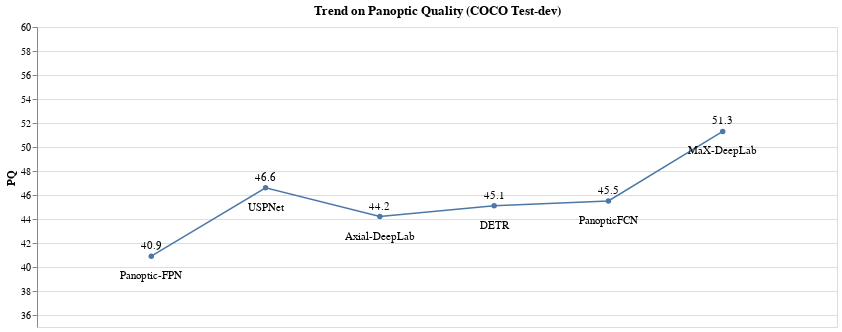

The notebook cell saved with this chart:
### Markdown cell above
## Trend

### Code cell
#@title
# https://medium.com/analytics-vidhya/creating-a-dual-axis-pareto-chart-in-altair-e3673107dd14
# https://altair-viz.github.io/user_guide/interactions.html
# https://www.datacamp.com/tutorial/altair-in-python

import altair as alt
import pandas as pd

y_scale = [35, 60]

data = pd.DataFrame({'idx': [1, 2, 3, 4, 5, 6],
                     'year': ["2019.", "2019", "2020.", "2020", "2021.", "2021"],
                     'nickname': ['Panoptic-FPN', 'USPNet', 'Axial-DeepLab', 'DETR', 'PanopticFCN', 'MaX-DeepLab'],
                     'PQ' :[40.9, 46.6, 44.2, 45.1, 45.5, 51.3],
                     'backbone' :["unknown","unknown","unknown","unknown","unknown","unknown"]})

base = alt.Chart(data).encode(
    x = alt.X("idx", scale=alt.Scale(domain=[0, 7]),axis=None),
).properties (
width = 800,
title = ["Trend on Panoptic Quality (COCO Test-dev)"]
)

line = base.mark_line(point = True, strokeWidth= 1.5 ).encode(
    y=alt.Y('PQ', scale=alt.Scale(domain=y_scale),axis=alt.Axis(grid=True)),
    tooltip = [alt.Tooltip('year'),
               alt.Tooltip('nickname'),
               alt.Tooltip('PQ'),
               alt.Tooltip('backbone'),],
    text = alt.Text('nickname')
)

points = base.mark_circle(strokeWidth= 3,).encode(
         y=alt.Y('PQ', scale=alt.Scale(domain=y_scale), axis=None),
)

point_text = points.mark_text(align='center', baseline='middle', dy = -10,).encode(
    y= alt.Y('PQ', scale=alt.Scale(domain=y_scale), axis=None),
    text=alt.Text('PQ'),
)
point_text2 = points.mark_text(align='center', baseline='middle', dy = 20,).encode(
    y= alt.Y('PQ', scale=alt.Scale(domain=y_scale), axis=None),
    text=alt.Text('nickname'),
)

# Layer all the elements together 
(line+point_text+point_text2).resolve_scale(y = 'independent')

### Figure 1 — Vega-Lite specification as saved in the notebook (floating-point values rounded to 4 significant figures)
{"config": {"view": {"continuousWidth": 400, "continuousHeight": 300}}, "layer": [{"mark": {"type": "line", "point": true, "strokeWidth": 1.5}, "encoding": {"text": {"field": "nickname", "type": "nominal"}, "tooltip": [{"field": "year", "type": "nominal"}, {"field": "nickname", "type": "nominal"}, {"field": "PQ", "type": "quantitative"}, {"field": "backbone", "type": "nominal"}], "x": {"axis": null, "field": "idx", "scale": {"domain": [0, 7]}, "type": "quantitative"}, "y": {"axis": {"grid": true}, "field": "PQ", "scale": {"domain": [35, 60]}, "type": "quantitative"}}, "title": ["Trend on Panoptic Quality (COCO Test-dev)"], "width": 800}, {"mark": {"type": "text", "align": "center", "baseline": "middle", "dy": -10}, "encoding": {"text": {"field": "PQ", "type": "quantitative"}, "x": {"axis": null, "field": "idx", "scale": {"domain": [0, 7]}, "type": "quantitative"}, "y": {"axis": null, "field": "PQ", "scale": {"domain": [35, 60]}, "type": "quantitative"}}, "title": ["Trend on Panoptic Quality (COCO Test-dev)"], "width": 800}, {"mark": {"type": "text", "align": "center", "baseline": "middle", "dy": 20}, "encoding": {"text": {"field": "nickname", "type": "nominal"}, "x": {"axis": null, "field": "idx", "scale": {"domain": [0, 7]}, "type": "quantitative"}, "y": {"axis": null, "field": "PQ", "scale": {"domain": [35, 60]}, "type": "quantitative"}}, "title": ["Trend on Panoptic Quality (COCO Test-dev)"], "width": 800}], "data": {"name": "data-2376732c228e341cd838b28d5a8b76fe"}, "resolve": {"scale": {"y": "independent"}}, "$schema": "https://vega.github.io/schema/vega-lite/v4.17.0.json", "datasets": {"data-2376732c228e341cd838b28d5a8b76fe": [{"idx": 1, "year": "2019.", "nickname": "Panoptic-FPN", "PQ": 40.9, "backbone": "unknown"}, {"idx": 2, "year": "2019", "nickname": "USPNet", "PQ": 46.6, "backbone": "unknown"}, {"idx": 3, "year": "2020.", "nickname": "Axial-DeepLab", "PQ": 44.2, "backbone": "unknown"}, {"idx": 4, "year": "2020", "nickname": "DETR", "PQ": 45.1, "backbone": "unknown"}, {"idx": 5, "year": "2021.", "nickname": "PanopticFCN", "PQ": 45.5, "backbone": "unknown"}, {"idx": 6, "year": "2021", "nickname": "MaX-DeepLab", "PQ": 51.3, "backbone": "unknown"}]}}
